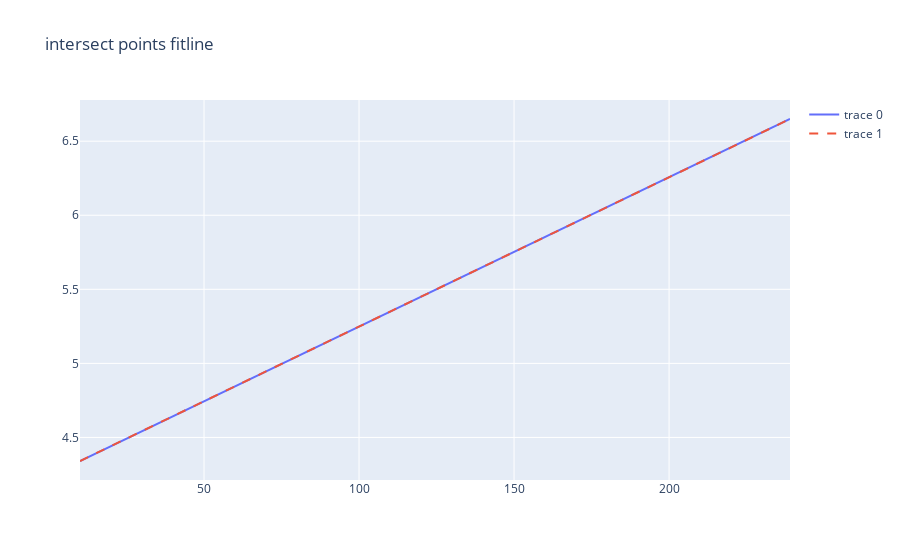
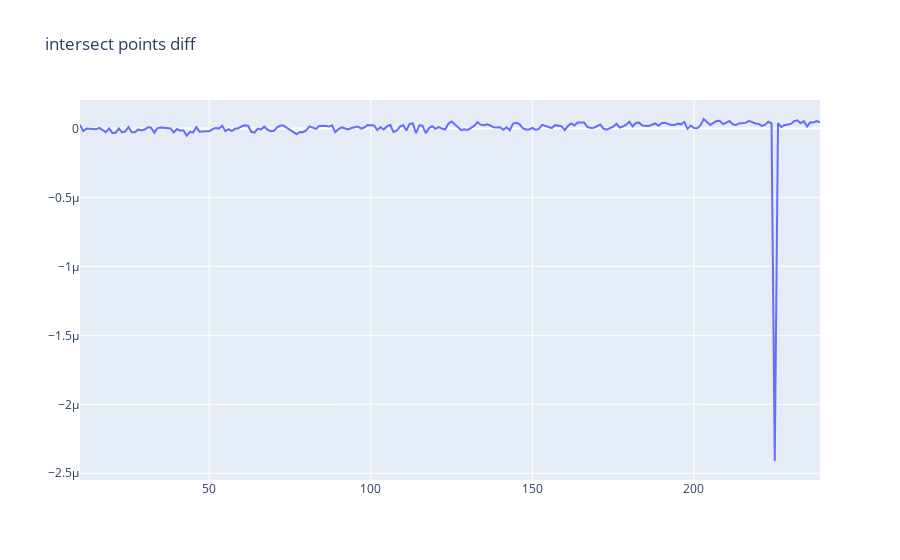
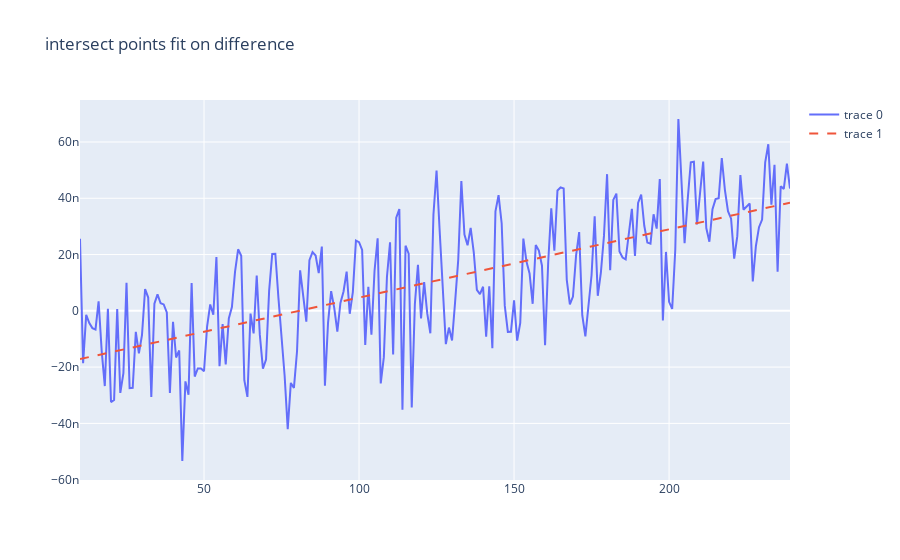
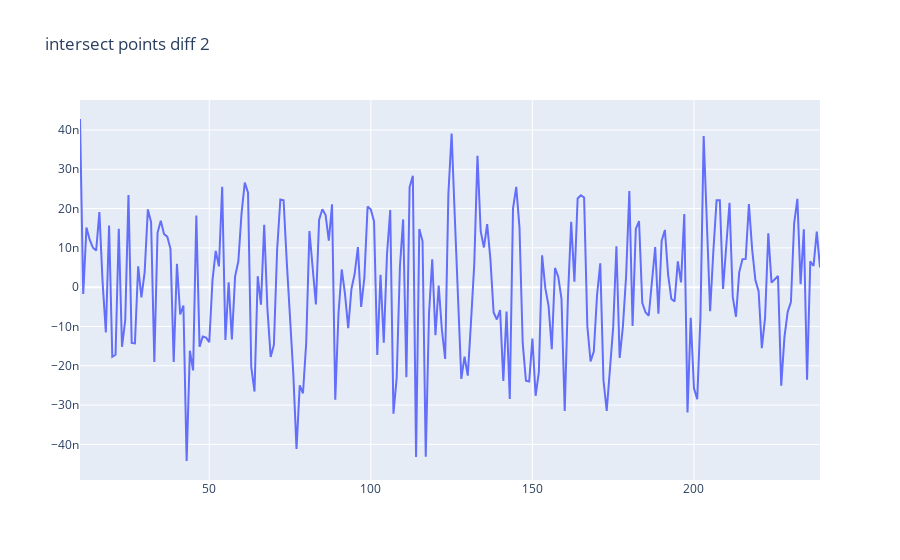

Notebook code for these charts, in order:
### Markdown cell above
### Plot the intersection point results, fit tjump

### Code cell
print(f"guessed: {coeft=} coeff_time={coeff_time[0]:.12f},{coeff_time[1]:.12f} cfo ppm from time: {1 - coeff_time[0] / Config.nsampf * Config.fs} cfo: {(1 - coeff_time[0] / Config.nsampf * Config.fs) * Config.sig_freq}")
pltfig(((sec_xlist, sec_tlist), (sec_xlist, xp.polyval(coeff_time, sec_xlist))), title="intersect points fitline").show()
pltfig1(sec_xlist, sec_tlist - xp.polyval(coeff_time, sec_xlist), title="intersect points diff").show()

sec_tdiff_list = sec_tlist - xp.polyval(coeff_time, sec_xlist)
sec_smoothed_tlist = sec_tlist.copy()
for pidx in range(1, len(sec_tdiff_list) - 1):
    if abs(sec_tdiff_list[pidx] - sec_tdiff_list[pidx-1]) > 0.2e-6 and abs(sec_tdiff_list[pidx] + sec_tdiff_list[pidx-1]) > 0.2e-6:
        sec_tdiff_list[pidx] = (sec_tdiff_list[pidx-1] + sec_tdiff_list[pidx+1])/2
        sec_smoothed_tlist[pidx] = (sec_smoothed_tlist[pidx-1] + sec_smoothed_tlist[pidx+1])/2

coeff_time_error = xp.polyfit(sec_xlist, sec_tdiff_list, 1)
pltfig(((sec_xlist, sec_tdiff_list), (sec_xlist, xp.polyval(coeff_time_error, sec_xlist))),
       title="intersect points fit on difference").show()
pltfig1(sec_xlist, sec_tdiff_list - xp.polyval(coeff_time_error, sec_xlist), title="intersect points diff 2").show()
print(f"coeff_time_error={coeff_time_error[0]:.12f},{coeff_time_error[1]:.12f}")

### Figure 1 — Plotly figure (JSON) as saved in the notebook; plotly's stock layout.template omitted (floating-point values rounded to 4 significant figures; data arrays with more than 128 entries replaced by an {"elided": "..."} marker saying what was removed)
{"data": [{"mode": "lines", "type": "scatter", "x": {"elided": "230 int values"}, "y": {"elided": "230 float values"}}, {"line": {"dash": "dash"}, "mode": "lines", "type": "scatter", "x": {"elided": "230 int values"}, "y": {"elided": "230 float values"}}], "layout": {"title": {"text": "intersect points fitline"}}}

### Figure 2 — Plotly figure (JSON) as saved in the notebook; plotly's stock layout.template omitted (floating-point values rounded to 4 significant figures; data arrays with more than 128 entries replaced by an {"elided": "..."} marker saying what was removed)
{"data": [{"mode": "lines", "type": "scatter", "x": {"elided": "230 int values"}, "y": {"elided": "230 float values"}}], "layout": {"title": {"text": "intersect points diff"}}}

### Figure 3 — Plotly figure (JSON) as saved in the notebook; plotly's stock layout.template omitted (floating-point values rounded to 4 significant figures; data arrays with more than 128 entries replaced by an {"elided": "..."} marker saying what was removed)
{"data": [{"mode": "lines", "type": "scatter", "x": {"elided": "230 int values"}, "y": {"elided": "230 float values"}}, {"line": {"dash": "dash"}, "mode": "lines", "type": "scatter", "x": {"elided": "230 int values"}, "y": {"elided": "230 float values"}}], "layout": {"title": {"text": "intersect points fit on difference"}}}

### Figure 4 — Plotly figure (JSON) as saved in the notebook; plotly's stock layout.template omitted (floating-point values rounded to 4 significant figures; data arrays with more than 128 entries replaced by an {"elided": "..."} marker saying what was removed)
{"data": [{"mode": "lines", "type": "scatter", "x": {"elided": "230 int values"}, "y": {"elided": "230 float values"}}], "layout": {"title": {"text": "intersect points diff 2"}}}
